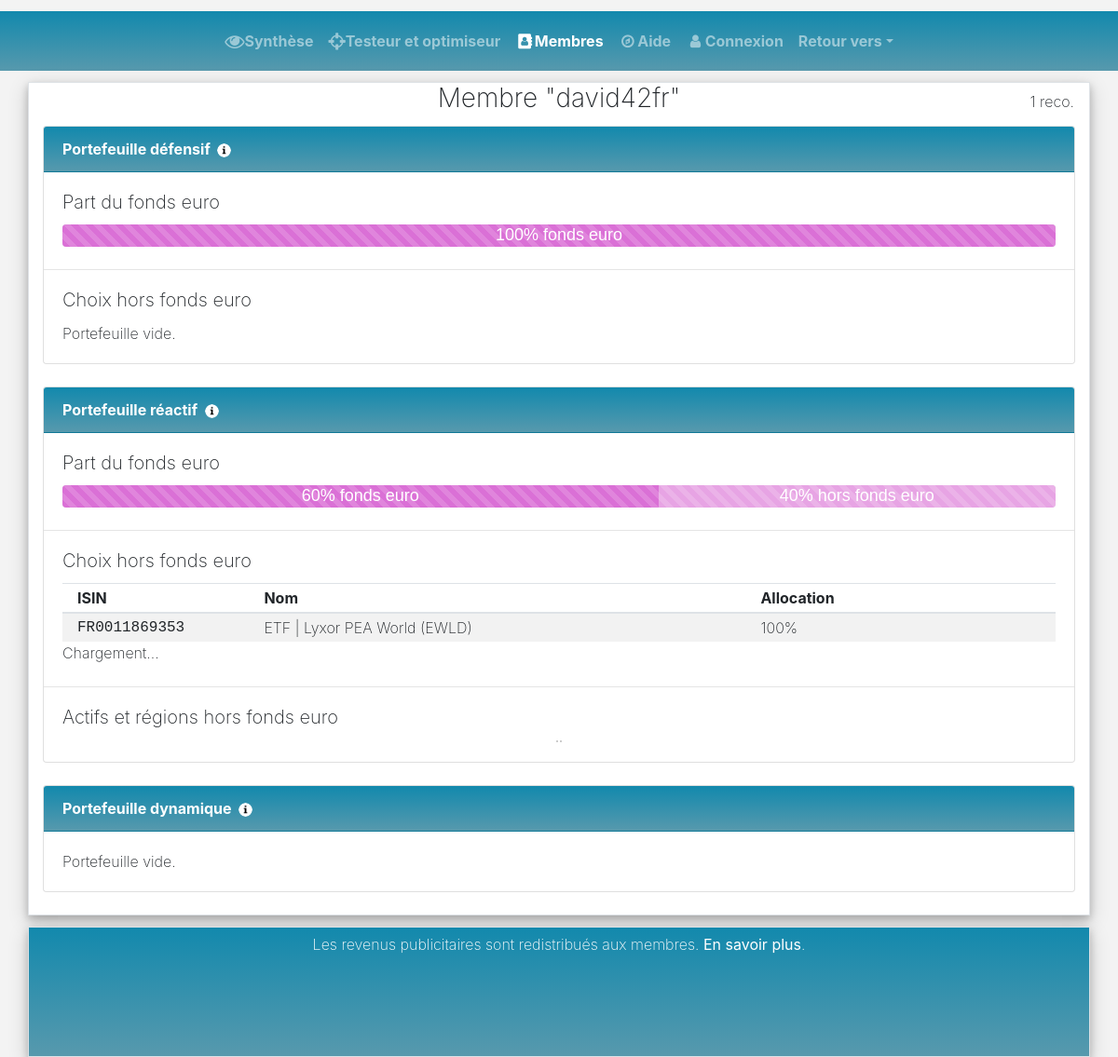
The page /membres/david42fr on the database its author committed.
### tables this page shows
CREATE TABLE IF NOT EXISTS `unitesdecompte` (
  `id` int(11) NOT NULL AUTO_INCREMENT,
  `isin` varchar(255) NOT NULL,
  `nom` varchar(255) NOT NULL,
  `date_donnees` date DEFAULT NULL,
  `chemin_morningstar` varchar(255) DEFAULT '0',
  PRIMARY KEY (`id`)
);

CREATE TABLE IF NOT EXISTS `utilisateurs_unitesdecompte` (
  `id_utilisateur` int(11) NOT NULL,
  `id_portefeuille` int(11) NOT NULL,
  `id_unitedecompte` int(11) NOT NULL,
  `pourcentage` int(11) NOT NULL,
  `date` date DEFAULT NULL,
  PRIMARY KEY (`id_utilisateur`,`id_unitedecompte`,`id_portefeuille`)
);

### web/fonctions/id_portefeuille.php (called while the page is built)
<?php
function id_portefeuille($nom)
{
   if ($nom == 'defensif')
   {
	   $id = 1;
   }
   elseif ($nom == 'reactif')
   {
	   $id = 2;
   }
   elseif ($nom == 'dynamique')
   {
	   $id = 3;
   }
   else
   {
	   $id = 0;
   }
   return $id;
}
?>

### web/infos_membre.php (the view, shortened to what this page needs)
<?php
include("fonctions/afficher_navbar.php");
include("fonctions/id_portefeuille.php");
include("fonctions/afficher_tableau_graphiques.php");
include("fonctions/afficher_fondseuro.php");
include("fonctions/scripts_google.php");
function afficher_portefeuille($bdd, $id, $portefeuille, $message_fonds_manquant, $pourcentage_fondseuro)
{
	if (array_key_exists(id_portefeuille($portefeuille), $pourcentage_fondseuro))
	{
		echo '<div class="card-body pb-0">
		<h5>Part du fonds euro</h5>';
		echo '</div>
		<hr class="mb-0" />';
	}
	$req = $bdd->prepare('SELECT * FROM unitesdecompte
	INNER JOIN utilisateurs_unitesdecompte
	ON utilisateurs_unitesdecompte.id_unitedecompte = unitesdecompte.id
	WHERE utilisateurs_unitesdecompte.id_utilisateur = :id_utilisateur
	AND utilisateurs_unitesdecompte.id_portefeuille = :id_portefeuille
	ORDER BY utilisateurs_unitesdecompte.pourcentage DESC');
	$req->execute(array(
		'id_utilisateur' => $id,
		'id_portefeuille' => id_portefeuille($portefeuille)));
	if($req->rowCount())
	{
		echo '<div class="card-body pb-0">
		<h5 class="card-title">Choix hors fonds euro</h5>
		<table class="table table-striped table-hover table-shrink m-0">
			<thead>
			  <tr>
				<th style="width: 20%" class="cell-first">ISIN</th>
				<th style="width: 50%">Nom</th>
				<th style="width: 30%">Allocation</th>
			  </tr>
			</thead>
			<tbody>';
		$somme = 0;
		while ($donnees = $req->fetch())
		{
			echo '<tr>
				<td class="isin cell-first">'.$donnees['isin'].'</td>
				<td>'.htmlentities($donnees['nom']).'</td>
				<td>'.$donnees['pourcentage'].'%</td>
			</tr>';
			$somme += $donnees['pourcentage'];
		}
		echo '</tbody>
		</table>';
		if ($somme == 100)
		{
			echo '<span id="correl_'.$portefeuille.'">Chargement...</span>';
		}
		echo '</div>
		<hr class="mb-0" />
		<div class="card-body">
		<h5 class="card-title">Actifs et régions hors fonds euro</h5>';
		if ($somme == 100)
		{
			if (array_key_exists($portefeuille, $message_fonds_manquant))
			{
				echo '<p class="mb-0">'.$message_fonds_manquant[$portefeuille].'</p>';
			}
			else
			{
				afficher_tableau_graphiques($portefeuille);
			}
		}
		else
		{
			echo '<p class="mb-0">Les actifs et les régions pourront être affichés lorsque le portefeuille sera finalisé (somme égale à 100%).</p>';
		}
		echo '</div>';
	}
	else
	{
		echo '<div class="card-body">';
		if (array_key_exists(id_portefeuille($portefeuille), $pourcentage_fondseuro))
		{
			echo '<h5 class="card-title">Choix hors fonds euro</h5>';
		}
		echo '<p class="mb-0">Portefeuille vide.</p>
		</div>';
	}
}
?>
<!DOCTYPE html>
<html>
<head>
	<?php
	if (isset($_GET['nom']) and $_GET['nom'] != "")
	{
		$get_nom = urldecode($_GET['nom']);
	}
	else
	{
		echo 'Membre';
	}
	?>
  <link rel="stylesheet" href="https://cdnjs.cloudflare.com/ajax/libs/font-awesome/4.7.0/css/font-awesome.min.css" type="text/css">
  <link rel="stylesheet" href="/theme.css" type="text/css">
	<?php
	try
	{
		$bdd = new PDO('mysql:host=*****;dbname=*****;charset=utf8', '*****', '*****');
	}
	catch(Exception $e)
	{
		die('Erreur : '.$e->getMessage());
	}
	$message = '';
	$message_fonds_manquant = array();
	if (isset($_GET['nom']) and $_GET['nom'] != "")
	{
		$req = $bdd->prepare('SELECT ut.id, ut.nom, IFNULL(rec.nbr_recommandations,0) AS nbr_recommandations
		FROM utilisateurs ut
		LEFT JOIN
		(
			SELECT id_recommandation, COUNT(*) AS nbr_recommandations
			FROM recommandations
			GROUP BY id_recommandation
		) rec
		ON rec.id_recommandation = ut.id
		WHERE ut.nom = :nom');
		$req->execute(array('nom' => $get_nom));
		if ($req->rowCount())
		{
			while ($donnees = $req->fetch())
			{
				$id_membre = $donnees['id'];
				$nbr_recommandations_membre = $donnees['nbr_recommandations'];
			}
		}
		else
		{
			$message = 'Membre non-inscrit.';
		}
	}
	?>
  </head>
<body class="bg-light">
  <div class="mb-2">
    <div class="container">
      <div class="row">
        <div class="col-12 bg-white border shadow">
		<?php
		if (isset($_GET['nom']) and $_GET['nom'] != "")
		{
			if ($message == '')
			{
				echo '<div class="boite-droite">';
				if ($nbr_recommandations_membre > 0)
				{
					echo $nbr_recommandations_membre.' reco.';
				}
				echo '</div>';
			}
			echo '<h3 class="text-center">Membre "'.htmlentities($get_nom).'"</h3>';
			if ($message == '')
			{
				$pourcentage_fondseuro = valeurs_fondseuro($bdd, $id_membre);
        ?>
          <div class="card mb-3">
            <div class="card-header card-portefeuille"> Portefeuille défensif&nbsp;
              <a data-toggle="tooltip" title="Le portefeuille défensif doit permettre des rendements légèrement supérieurs à un fonds euro, avec un risque de perte en capital très faible. Il est constitué en grande partie de fonds euro, ainsi que de fonds et de trackers reconnus pour leur faible volatilité. Il permet un placement relativement court (par exemple de deux ans) et est notamment conseillé pour débuter."
                data-container="body">
                <img src="/images/info.png" class="rounded-circle" width="15em"> </a>
            </div>
			<?php
			afficher_portefeuille($bdd, $id_membre, 'defensif', $message_fonds_manquant, $pourcentage_fondseuro);
			?>
          </div>
          <div class="card mb-3">
            <div class="card-header card-portefeuille"> Portefeuille réactif&nbsp;
              <a data-toggle="tooltip" title="Le portefeuille réactif doit permettre un rendement sensiblement supérieur au portefeuille défensif en présentant un risque de perte en capital modéré à court terme. Il est constitué de fonds et de trackers suivant les marchés à la hausse comme à la baisse, avec une part en fonds euros plus réduite que dans le portefeuille défensif. Il correspond à un placement pour le moyen-terme (d’au moins cinq ans)."
                data-container="body">
                <img src="/images/info.png" class="rounded-circle" width="15em"> </a>
			</div>
			<?php
			afficher_portefeuille($bdd, $id_membre, 'reactif', $message_fonds_manquant, $pourcentage_fondseuro);
			?>
          </div>
          <div class="card mb-3">
            <div class="card-header card-portefeuille"> Portefeuille dynamique&nbsp;
              <a data-toggle="tooltip" title="Le portefeuille dynamique doit permettre un rendement supérieur au marché en contrepartie d\'une plus grande volatilité, et donc d\'un risque important de perte en capital à court et moyen terme. Il est principalement constitué de fonds et de trackers reposant sur des actions dont une partie peut apparaitre comme fragile (entreprises de petite capitalisation, pays émergents, …). Il correspond à un placement pour le long-terme (d’au moins dix ans) et peut nécessiter une surveillance régulière."
                data-container="body">
                <img src="/images/info.png" class="rounded-circle" width="15em"> </a>
			</div>
          </div>
		<?php
			}
			else
			{
				echo '<p class="bg-danger p-1">'.$message.'</p>';
			}
		}
		else
		{
			echo '<h3 class="text-center">Membre</h3>
			<p class="bg-danger p-1">Aucun nom de membre renseigné.</p>';
		}
		?>
        </div>
      </div>
    </div>
  </div>
</body>
</html>

### rows shown on the page
unitesdecompte: isin "FR0011869353", nom "ETF | Lyxor PEA World (EWLD)", utilisateurs_unitesdecompte.pourcentage "100"

### other values the page prints
$nbr_recommandations_membre "1"
$get_nom "david42fr"
$pourcentage_fondseuro[id_portefeuille($portefeuille)] "100 60"
100-$pourcentage_fondseuro[id_portefeuille($portefeuille)] "40"
